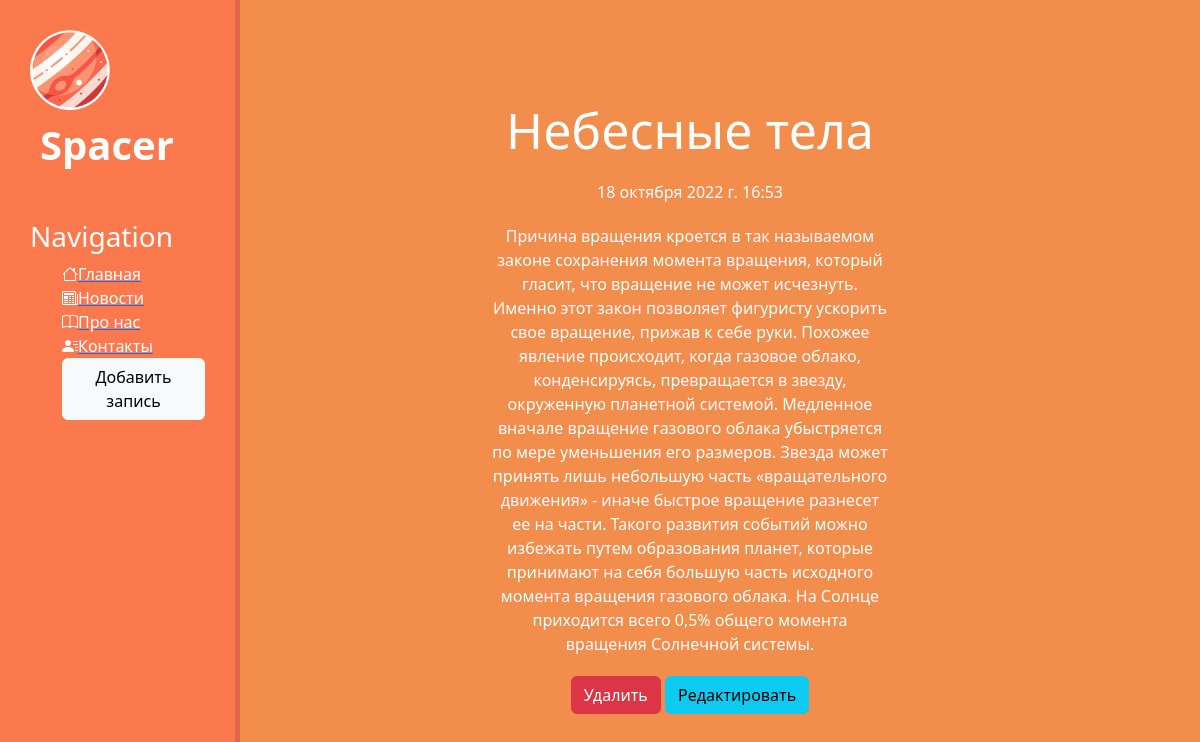
Screenshot of /news/1 with the database file from the repository.
### news/models.py (models this page shows, shortened)
class Articles(models.Model):
    title = models.CharField('Название', max_length=50)
    anons = models.CharField('Анонс' , max_length=250)
    full_text = models.TextField('Статья')
    date = models.DateTimeField('Дата публикации')
    class Meta:
        verbose_name = 'Новость'
        verbose_name_plural ='Новости'

### news/views.py (the view)
# urls.py: path('<int:pk>', views.NewsDetailView.as_view(), name = 'news-detail'),
class NewsDetailView(DetailView):
    model = Articles
    template_name = 'news/details_view.html'
    context_object_name = 'article'

### news/templates/news/details_view.html (shortened to what this page needs)
{% extends 'main/layout.html' %}
{% block content %}
<div class='features'>
    <h1>{{ article.title }}</h1>
    <p>{{ article.date }}</p>
    <p>{{ article.full_text }}</p>
    <a href="{% url 'news-delete' article.id %}" class="btn btn-danger">Удалить</a>
    <a href="{% url 'news-update' article.id %}" class="btn btn-info">Редактировать</a>
</div>
{% endblock %}

### main/static/main/css/main.css (style rules this page uses)
body { background: #F28D4B; }
main .features { float:left; color: #fff; margin-top: 100px; text-align: center; width: 75%; }
main .features h1 { font-size: 50px }
main .features p { max-width: 400px; margin: 20px auto }

### rows the page displays
Articles: title "Небесные тела", date "18 октября 2022 г. 16:53", full_text "Причина вращения кроется в так называемом законе сохранения момента вращения, который гласит, что вращение не может исчезнуть. Именно этот закон позволяет фигуристу ускорить свое вращение, прижав к себе руки. Похожее явление происходит, когда газовое облако, конденсируясь, превращается в звезду, окруженную планетной системой. Медленное вначале вращение газового облака убыстряется по мере уменьшения его размеров. Звезда может принять лишь небольшую часть «вращательного движения» - иначе быстрое вращение разнесет ее на части. Такого развития событий можно избежать путем образования планет, которые принимают на себя большую часть исходного момента вращения газового облака. На Солнце приходится…"
